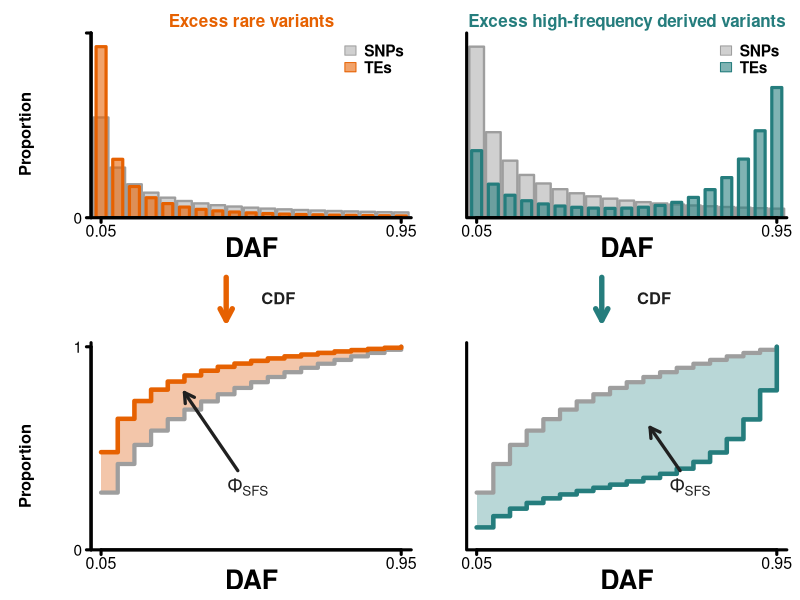
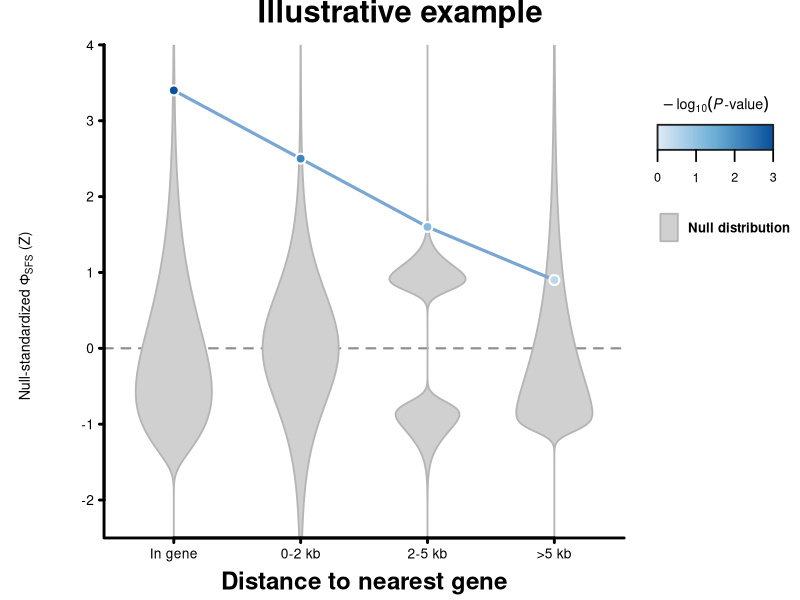

Source code (R) for these figures, in order:
#!/usr/bin/env Rscript

# Deterministic vector versions of the two Phi-SFS explanatory figures.
# Run from the repository root with:
#   module load R/4.4.2
#   Rscript figures/make_phi_sfs_figures.R

orange <- "#E66101"
orange_fill <- "#F3C6AA"
teal <- "#257D7D"
teal_fill <- "#B9D7D7"
neutral <- "#9E9E9E"
neutral_fill <- "#D0D0D0"
ink <- "#202020"

normalize <- function(x) x / sum(x)

step_coordinates <- function(x, y) {
    list(
        x = c(x[1], rep(x[-1], each = 2)),
        y = c(y[1], as.vector(rbind(y[-length(y)], y[-1])))
    )
}

draw_sfs <- function(x, neutral_sfs, te_sfs, color, title, show_y = FALSE) {
    ymax <- max(c(neutral_sfs, te_sfs)) * 1.08
    plot(NA, xlim = c(0.02, 0.98), ylim = c(0, ymax), axes = FALSE,
         xlab = "", ylab = "", xaxs = "i", yaxs = "i")

    # The wider neutral bars remain a single uniform gray. Narrower opaque TE
    # bars are drawn in front, avoiding transparency-induced color changes.
    rect(x - 0.022, 0, x + 0.022, neutral_sfs,
         col = neutral_fill, border = neutral, lwd = 2.3)
    rect(x - 0.015, 0, x + 0.015, te_sfs,
         col = adjustcolor(color, alpha.f = 0.58), border = color, lwd = 3.1)

    axis(1, at = c(0.05, 0.95), labels = c("0.05", "0.95"),
         lwd = 3.0, lwd.ticks = 3.0, cex.axis = 1.45)
    if (show_y) {
        axis(2, at = c(0, ymax), labels = c("0", ""),
             lwd = 3.0, lwd.ticks = 3.0, cex.axis = 1.4)
    }
    box(bty = "l", lwd = 3.0)
    mtext("DAF", side = 1, line = 2.2, cex = 1.6, font = 2)
    title(main = title, col.main = color, cex.main = 1.55, font.main = 2,
          line = 0.45)
    legend("topright", legend = c("SNPs", "TEs"),
           fill = c(neutral_fill, adjustcolor(color, alpha.f = 0.58)),
           border = c(neutral, color), bty = "n", cex = 1.4,
           text.font = 2, x.intersp = 0.6, y.intersp = 0.9)
}

draw_cdf_arrow <- function(color) {
    plot.new()
    plot.window(xlim = c(0, 1), ylim = c(0, 1))
    arrows(0.47, 0.88, 0.47, 0.16, length = 0.13, angle = 28,
           lwd = 5.2, col = color)
    text(0.62, 0.53, "CDF", cex = 1.5, font = 2, col = ink)
}

draw_cdf <- function(x, neutral_sfs, te_sfs, color, fill,
                     show_y = FALSE, annotation_x = 0.48,
                     annotation_y = 0.34, arrow_x = 0.34) {
    neutral_cdf <- cumsum(neutral_sfs)
    te_cdf <- cumsum(te_sfs)
    neutral_step <- step_coordinates(x, neutral_cdf)
    te_step <- step_coordinates(x, te_cdf)

    plot(NA, xlim = c(0.02, 0.98), ylim = c(0, 1.02), axes = FALSE,
         xlab = "", ylab = "", xaxs = "i", yaxs = "i")
    polygon(c(neutral_step$x, rev(te_step$x)),
            c(neutral_step$y, rev(te_step$y)),
            col = fill, border = NA)
    lines(neutral_step$x, neutral_step$y, col = neutral, lwd = 4.1)
    lines(te_step$x, te_step$y, col = color, lwd = 4.4)

    axis(1, at = c(0.05, 0.95), labels = c("0.05", "0.95"),
         lwd = 3.0, lwd.ticks = 3.0, cex.axis = 1.45)
    if (show_y) {
        axis(2, at = c(0, 1), labels = c("0", "1"),
             lwd = 3.0, lwd.ticks = 3.0, cex.axis = 1.4)
    }
    box(bty = "l", lwd = 3.0)
    mtext("DAF", side = 1, line = 2.2, cex = 1.6, font = 2)

    target_bin <- max(which(x <= arrow_x))
    target_y <- (te_cdf[target_bin] + neutral_cdf[target_bin]) / 2
    text(annotation_x, annotation_y, expression(Phi[SFS]),
         cex = 1.75, font = 2, col = ink)
    arrows(annotation_x - 0.03, annotation_y + 0.08,
           arrow_x, target_y, length = 0.11, lwd = 3.2, col = ink)
}

draw_vertical_label <- function(label, cex = 1.5) {
    plot.new()
    plot.window(xlim = c(0, 1), ylim = c(0, 1))
    text(0.55, 0.5, label, srt = 90, cex = cex, font = 2, xpd = NA)
}

make_definition_figure <- function(path) {
    bins <- 1:19
    x <- bins / 20
    neutral_sfs <- normalize(1 / bins)
    rare_sfs <- normalize(1 / bins^1.55)
    high_sfs <- normalize(0.55 / bins + 0.055 * exp(0.42 * (bins - 12)))

    pdf(path, width = 11.2, height = 8.6, family = "Helvetica",
        useDingbats = FALSE)
    layout(matrix(1:9, nrow = 3, byrow = TRUE),
           heights = c(1.0, 0.24, 1.0), widths = c(0.13, 1, 1))

    par(mar = rep(0, 4))
    draw_vertical_label("Proportion")

    par(mar = c(3.8, 3.2, 2.5, 1.0), mgp = c(2.1, 0.65, 0),
        tcl = -0.35, las = 1)

    draw_sfs(x, neutral_sfs, rare_sfs, orange,
             "Excess rare variants", show_y = TRUE)
    draw_sfs(x, neutral_sfs, high_sfs, teal,
             "Excess high-frequency derived variants", show_y = FALSE)

    par(mar = rep(0, 4))
    plot.new()
    draw_cdf_arrow(orange)
    draw_cdf_arrow(teal)

    par(mar = rep(0, 4))
    draw_vertical_label("Proportion")

    par(mar = c(3.8, 3.2, 0.8, 1.0), mgp = c(2.1, 0.65, 0),
        tcl = -0.35, las = 1)
    draw_cdf(x, neutral_sfs, rare_sfs, orange, orange_fill,
             show_y = TRUE, annotation_x = 0.49,
             annotation_y = 0.31, arrow_x = 0.30)
    draw_cdf(x, neutral_sfs, high_sfs, teal, teal_fill,
             show_y = FALSE, annotation_x = 0.69,
             annotation_y = 0.31, arrow_x = 0.57)
    dev.off()
}

standardize <- function(x) as.numeric(scale(x))

draw_violin <- function(values, center, width = 0.30) {
    d <- density(values, from = -2.5, to = 4.0, n = 512, cut = 0,
                 bw = "nrd0")
    half_width <- width * d$y / max(d$y)
    polygon(c(center - half_width, rev(center + half_width)),
            c(d$x, rev(d$x)), col = "#D0D0D0", border = "#B5B5B5",
            lwd = 1.8)
}

make_null_figure <- function(path) {
    n <- 50000
    u <- ((1:n) - 0.5) / n
    nulls <- list(
        standardize(qgamma(u, shape = 3.0)),
        standardize(qt(u, df = 6)),
        standardize(c(qnorm(u[seq_len(n / 2)], -0.75, 0.30),
                      qnorm(u[(n / 2 + 1):n], 0.55, 0.23))),
        standardize(qgamma(u, shape = 1.25))
    )
    observed_z <- c(3.4, 2.5, 1.6, 0.9)
    minus_log10_p <- c(3.0, 2.15, 1.15, 0.45)
    categories <- c("In gene", "0-2 kb", "2-5 kb", ">5 kb")
    blue <- colorRampPalette(c("#DEEBF7", "#6BAED6", "#08519C"))(301)
    point_colors <- blue[1 + round(minus_log10_p / 3 * 300)]

    pdf(path, width = 10.2, height = 7.2, family = "Helvetica",
        useDingbats = FALSE)
    layout(matrix(c(1, 2, 3), nrow = 1), widths = c(0.38, 4.7, 1.35))
    par(oma = c(0, 0, 2.4, 0))

    par(mar = rep(0, 4))
    draw_vertical_label(
        expression(paste("Null-standardized ", Phi[SFS], " (Z)")),
        cex = 1.3
    )

    par(mar = c(4.7, 4.3, 1.0, 0.6), mgp = c(2.8, 0.75, 0),
        tcl = -0.35, las = 1)
    plot(NA, xlim = c(0.45, 4.55), ylim = c(-2.5, 4.0), axes = FALSE,
         xlab = "", ylab = "", xaxs = "i", yaxs = "i")
    abline(h = 0, col = "#8F8F8F", lty = 2, lwd = 2.1)
    for (i in seq_along(nulls)) draw_violin(nulls[[i]], i)
    lines(1:4, observed_z, col = "#79A6D2", lwd = 3.1)
    points(1:4, observed_z, pch = 21, bg = point_colors,
           col = "white", lwd = 2.0, cex = 2.0)
    axis(1, at = 1:4, labels = categories, lwd = 2.8,
         lwd.ticks = 2.8, cex.axis = 1.25)
    axis(2, at = seq(-2, 4, by = 1), lwd = 2.8,
         lwd.ticks = 2.8, cex.axis = 1.25)
    box(bty = "l", lwd = 2.8)
    mtext("Distance to nearest gene", side = 1, line = 3.1,
          cex = 1.45, font = 2)

    par(mar = c(4.7, 0.4, 1.0, 0.5))
    plot.new()
    plot.window(xlim = c(0, 1), ylim = c(0, 1))
    text(0.5, 0.91, expression(-log[10](italic(P)*"-value")),
         cex = 1.3, font = 2)
    edges <- seq(0.10, 0.90, length.out = length(blue) + 1)
    rect(edges[-length(edges)], 0.81, edges[-1], 0.865,
         col = blue, border = NA)
    rect(0.10, 0.81, 0.90, 0.865, border = ink, lwd = 1.8)
    tick_x <- 0.10 + (0:3) / 3 * 0.80
    segments(tick_x, 0.785, tick_x, 0.81, lwd = 1.7)
    text(tick_x, 0.75, labels = 0:3, cex = 1.15)
    rect(0.12, 0.61, 0.24, 0.67, col = "#D0D0D0",
         border = "#B5B5B5", lwd = 1.8)
    text(0.31, 0.64, "Null distribution", adj = 0, cex = 1.2,
         font = 2)

    mtext("Illustrative example", side = 3, line = 0.5,
          outer = TRUE, cex = 1.85, font = 2)
    dev.off()
}

make_definition_figure("figures/phi_sfs_definition_schematic.pdf")
make_null_figure("figures/phi_sfs_null_standardization_example.pdf")
